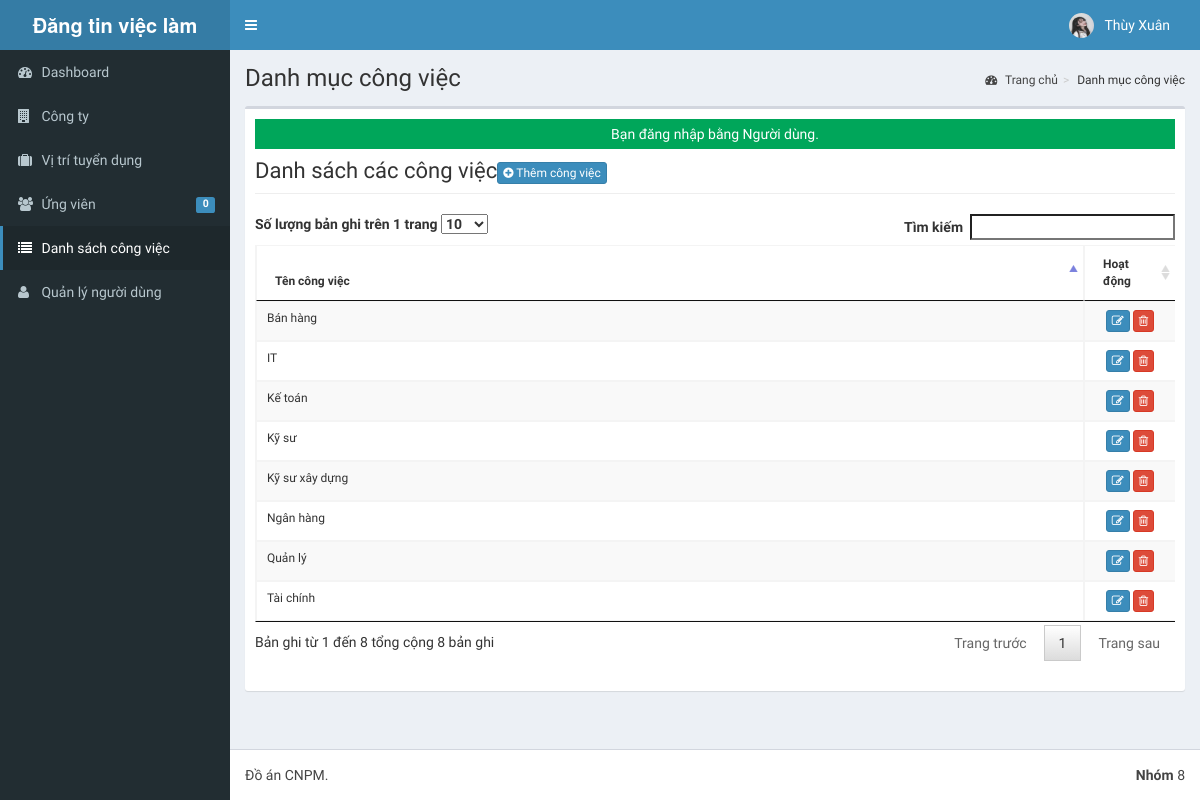
The page /admin/category/index.php (signed in) on the database its author committed.
### tables this page shows
CREATE TABLE `tblusers` (
  `USERID` varchar(30) NOT NULL,
  `FULLNAME` varchar(40) NOT NULL,
  `USERNAME` varchar(90) NOT NULL,
  `PASS` varchar(90) NOT NULL,
  `ROLE` varchar(30) NOT NULL,
  `PICLOCATION` varchar(255) NOT NULL
);

CREATE TABLE `tblcategory` (
  `CATEGORYID` int(11) NOT NULL,
  `CATEGORY` varchar(250) NOT NULL
);

### admin/category/index.php (called while the page is built, shortened)
<?php
require_once("../../include/initialize.php");
$title="Danh mục công việc";
require_once ("../theme/templates.php");
?>

### include/database.php (called while the page is built, shortened)
<?php
class Database {
	var $sql_string = '';
	private $conn;
	public function open_connection() {
		$this->conn = mysqli_connect(server,user,pass);
		if(!$this->conn){
			echo "Sự cố trong kết nối cơ sở dữ liệu! Liên hệ với quản trị viên!";
			exit();
		}else{
			$db_select = mysqli_select_db($this->conn,database_name);
		}
	}
	function setQuery($sql='') {
		$this->sql_string=$sql;
	}
	function executeQuery() {
		$result = mysqli_query($this->conn,$this->sql_string);
		return $result;
	}
	private function confirm_query($result) {
		return $result;
	}
	function loadResultList( $key='' ) {
		$cur = $this->executeQuery();
		$array = array();
		while ($row = mysqli_fetch_object($cur)) {
			if ($key) {
				$array[$row->$key] = $row;
			} else {
				$array[] = $row;
			}
		}
		return $array;
	}
	function loadSingleResult() {
		$cur = $this->executeQuery();
		while ($row = mysqli_fetch_object($cur)) {
		return $data = $row;
		}
	}
}
$mydb = new Database();
?>

### include/accounts.php (called while the page is built, shortened)
<?php
require_once(LIB_PATH.DS.'database.php');
class User {
	protected static  $tblname = "tblusers";
	function single_user($id=""){
			global $mydb;
			$mydb->setQuery("SELECT * FROM ".self::$tblname."
				Where USERID= '{$id}' LIMIT 1");
			$cur = $mydb->loadSingleResult();
			return $cur;
	}
	}
?>

### include/function.php (called while the page is built, shortened)
<?php
function currentpage(){
		$this_page = $_SERVER['SCRIPT_NAME'];
	    $bits = explode('/',$this_page);
		 return $bits[3];
	}
		?>

### admin/category/list.php (the view, shortened to what this page needs)
<div class="row">
    <div class="col-lg-12">
        <h1 class="page-header">Danh sách các công việc<a href="index.php?view=add" class="btn btn-primary btn-xs"> <i class="fa fa-plus-circle fw-fa"></i> Thêm công việc</a>  </h1>
    </div>
</div>
<form action="controller.php?action=delete" Method="POST">
	<div class="table-responsive">
		<table id="dash-table" class="table table-striped table-bordered table-hover"  style="font-size:12px" cellspacing="0">
			<thead>
				<tr>
				  	<th>Tên công việc</th>
				  	<th width="10%" align="center">Hoạt động</th>
				</tr>
			</thead>
			<tbody>
				<?php
				  	$mydb->setQuery("SELECT * FROM `tblcategory`");
				  	$cur = $mydb->loadResultList();
					foreach ($cur as $result) {
				  	echo '<tr>';
				  	echo '<td>' . $result->CATEGORY.'</td>';
				  	echo '<td align="center"><a title="Edit" href="index.php?view=edit&id='.$result->CATEGORYID.'" class="btn btn-primary btn-xs  ">  <span class="fa fa-edit fw-fa"></a>
				  		     <a title="Delete" href="controller.php?action=delete&id='.$result->CATEGORYID.'" class="btn btn-danger btn-xs  ">  <span class="fa  fa-trash-o fw-fa "></a></td>';
				  	echo '</tr>';
				  	}
				?>
			</tbody>
		</table>
</form>

### admin/theme/templates.php (shortened to what this page needs)
<!DOCTYPE html>
<html>
<head>
  <link rel="stylesheet" href="<?php echo web_root;?>bootstrap/css/bootstrap.min.css">
  <link rel="stylesheet" href="<?php echo web_root;?>plugins/font-awesome/css/font-awesome.min.css">
  <link rel="stylesheet" href="<?php echo web_root;?>dist/css/AdminLTE.min.css">
  <link rel="stylesheet" href="<?php echo web_root;?>dist/css/skins/_all-skins.min.css">
  <link rel="stylesheet" href="<?php echo web_root;?>plugins/iCheck/flat/blue.css">
  <link rel="stylesheet" href="<?php echo web_root;?>plugins/morris/morris.css">
  <link rel="stylesheet" href="<?php echo web_root;?>plugins/jvectormap/jquery-jvectormap-1.2.2.css">
  <link href="<?php echo web_root; ?>plugins/datepicker/bootstrap-datetimepicker.min.css" rel="stylesheet" media="screen">
  <link rel="stylesheet" href="<?php echo web_root;?>plugins/dataTables/jquery.dataTables.min.css">
  <link rel="stylesheet" href="<?php echo web_root;?>plugins/bootstrap-wysihtml5/bootstrap3-wysihtml5.min.css">
</head>
<body class="hold-transition skin-blue fixed sidebar-mini">
  <div class="wrapper">
    <header class="main-header">
      <a href="<?php echo web_root;?>/admin/" class="logo">
        <span class="logo-lg"><b>Đăng tin việc làm</b></span>
      </a>
      <nav class="navbar navbar-static-top" role="navigation">
        <a href="#" class="sidebar-toggle" data-toggle="offcanvas" role="button">
        </a>
        <div class="navbar-custom-menu">
          <ul class="nav navbar-nav">
            <?php
              $user = New User();
              $singleuser = $user->single_user($_SESSION['ADMIN_USERID']);
            ?>
          <li class="dropdown user user-menu" style="padding-right: 15px;"  >
            <a href="#" class="dropdown-toggle" data-toggle="dropdown">
              <img src="<?php echo web_root.'admin/user/'. $singleuser->PICLOCATION;?>" class="user-image" alt="User Image">
              <span class="hidden-xs"><?php echo $singleuser->FULLNAME; ?></span>
            </a>
          </li>
          </ul>
        </div>
      </nav>
    </header>
  <aside class="main-sidebar">
    <section class="sidebar">
      <ul class="sidebar-menu">
        <li  class="<?php echo (currentpage() == 'index.php') ? "active" : false;?>" >
          <a href="<?php echo web_root ;?>admin/">
            <i class="fa fa-dashboard"></i> <span>Dashboard</span>
          </a>
        </li>
        <li class="<?php echo (currentpage() == 'company') ? "active" : false;?>" >
          <a href="<?php echo web_root ;?>admin/company/">
            <i class="fa fa-building"></i> <span>Công ty</span>
          </a>
        </li>
        <li class="<?php echo (currentpage() == 'vacancy') ? "active" : false;?>" >
          <a href="<?php echo web_root ;?>admin/vacancy/">
            <i class="fa fa-suitcase"></i> <span>Vị trí tuyển dụng</span>
          </a>
        </li>
        <li class="<?php echo (currentpage() == 'applicants') ? "active" : false;?>" >
          <a href="<?php echo web_root ;?>admin/applicants/">
            <i class="fa fa-users"></i> <span>Ứng viên</span>
            <span class="label label-primary pull-right">
              <?php
                $sql = "SELECT count(*) as 'APPL' FROM `tbljobregistration` WHERE `PENDINGAPPLICATION`=1";
                $mydb->setQuery($sql);
                $pending = $mydb->loadSingleResult();
                echo $pending->APPL;
              ?>
            </span>
          </a>
        </li>
        <li class="<?php echo (currentpage() == 'category') ? "active" : false;?>" >
          <a href="<?php echo web_root ;?>admin/category/">
            <i class="fa fa-list"></i>
            <span>Danh sách công việc</span>
          </a>
        </li>
        <li class="<?php echo (currentpage() == 'user') ? "active" : false;?>">
          <a href="<?php echo web_root; ?>admin/user/">
            <i class="fa fa-user"></i>
            <span>Quản lý người dùng</span>
          </a>
        </li>
      </ul>
    </section>
  </aside>
  <div class="content-wrapper">
  <section class="content-header">
      <h1>
        <?php echo isset($title) ? $title : ''; ?>
      </h1>
      <ol class="breadcrumb">
        <?php
          if ($title!='Home') {
            $active_title = '';
            if (isset($_GET['view'])) {
              $active_title = '<li class='.$active_title.'><a href="index.php">'.$title.'</a></li>';
            }else{
              $active_title = '<li class='.$active_title.'>'.$title.'</li>';
            }
            echo '<li><a href='.web_root.'admin/><i class="fa fa-dashboard"></i> Trang chủ</a></li>';
            echo  $active_title;
          }
        ?>
      </ol>
    </section>
         <section class="content">
          <div class="row">
            <div class="col-xs-12">
              <div class="box">
                <div class="box-body">
              <?php
               require_once $content;
               ?>
             </div>
             </div>
           </div>
         </div>
         </section>
 </div>
  <footer class="main-footer">
    <div class="pull-right hidden-xs">
      <b>Nhóm</b> 8
    </div>
    <strong></strong> Đồ án CNPM.
  </footer>
</body>
</html>

### rows shown on the page
tblusers: PICLOCATION (picture), FULLNAME "Thùy Xuân"
tblcategory: CATEGORY "Kế toán"
tblcategory: CATEGORY "Quản lý"
tblcategory: CATEGORY "Kỹ sư"
tblcategory: CATEGORY "Kỹ sư xây dựng"
tblcategory: CATEGORY "Bán hàng"
tblcategory: CATEGORY "Ngân hàng"
tblcategory: CATEGORY "Tài chính"
tblcategory: CATEGORY "IT"

### other values the page prints
$pending->APPL "0"
$title "Danh mục công việc"
$_SESSION['message'] "Bạn đăng nhập bằng Người dùng."
